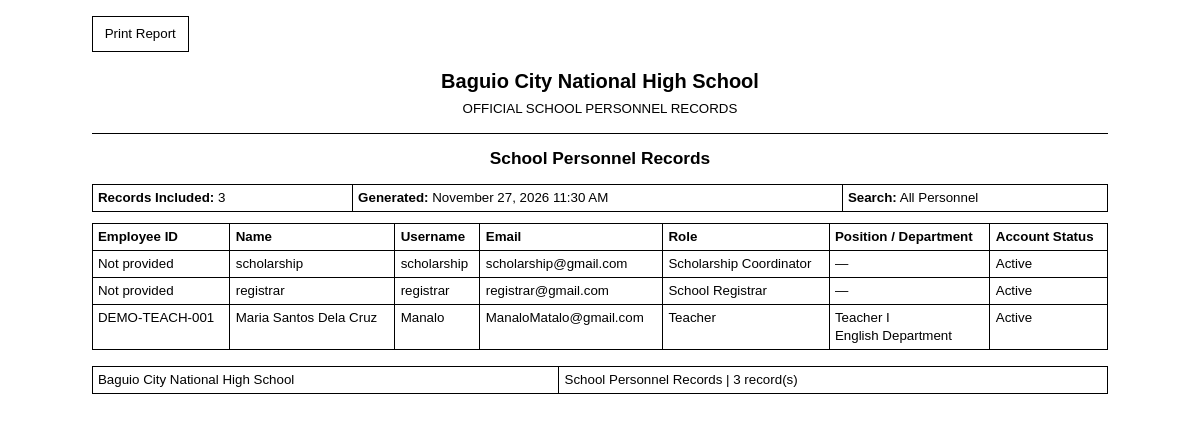
Screenshot of /admin/staff_records_report.php (signed in) with the database file from the repository.
### tables this page shows
CREATE TABLE `users` (
  `user_id` int(10) UNSIGNED NOT NULL,
  `role_id` int(10) UNSIGNED NOT NULL,
  `username` varchar(60) NOT NULL,
  `email` varchar(150) NOT NULL,
  `password_hash` varchar(255) NOT NULL,
  `account_status` enum('Active','Inactive','Locked') NOT NULL DEFAULT 'Active',
  `created_at` timestamp NOT NULL DEFAULT current_timestamp(),
  `updated_at` timestamp NULL DEFAULT NULL ON UPDATE current_timestamp()
);

CREATE TABLE `roles` (
  `role_id` int(10) UNSIGNED NOT NULL,
  `role_name` varchar(60) NOT NULL
);

CREATE TABLE `staff_profiles` (
  `staff_profile_id` int(10) UNSIGNED NOT NULL,
  `user_id` int(10) UNSIGNED NOT NULL,
  `employee_id` varchar(30) NOT NULL,
  `first_name` varchar(100) NOT NULL,
  `middle_name` varchar(100) DEFAULT NULL,
  `last_name` varchar(100) NOT NULL,
  `birth_date` date DEFAULT NULL,
  `contact_number` varchar(30) DEFAULT NULL,
  `address` text DEFAULT NULL,
  `position_title` varchar(100) DEFAULT NULL,
  `department` varchar(100) DEFAULT NULL,
  `employment_type` varchar(50) DEFAULT NULL,
  `hire_date` date DEFAULT NULL,
  `employment_status` enum('Active','On Leave','Resigned','Retired') NOT NULL DEFAULT 'Active',
  `created_at` timestamp NOT NULL DEFAULT current_timestamp(),
  `updated_at` timestamp NOT NULL DEFAULT current_timestamp() ON UPDATE current_timestamp()
);

### includes/functions.php (called while the page is built, shortened)
<?php
function e(?string $value): string
{
    return htmlspecialchars($value ?? '', ENT_QUOTES, 'UTF-8');
}

### admin/staff_records_report.php (the view, shortened to what this page needs)
<?php
require_once __DIR__ . '/../includes/bootstrap.php';
$search = trim($_GET['search'] ?? '');
$sql = "SELECT
            u.user_id,
            u.username,
            u.email,
            u.account_status,
            r.role_name,
            sp.employee_id,
            sp.first_name,
            sp.middle_name,
            sp.last_name,
            sp.position_title,
            sp.department
        FROM users u
        INNER JOIN roles r ON r.role_id = u.role_id
        LEFT JOIN staff_profiles sp ON sp.user_id = u.user_id
        WHERE r.role_name IN (
            'School Registrar',
            'Teacher',
            'Enrollment Committee',
            'Scholarship Coordinator'
        )";
$params = [];
$sql .= " ORDER BY r.role_name ASC, sp.last_name ASC, u.username ASC";
$query = $pdo->prepare($sql);
$query->execute($params);
$staffMembers = $query->fetchAll(PDO::FETCH_ASSOC);
$download = isset($_GET['download']);
$generatedDate = date('F d, Y h:i A');
$reportTitle = 'School Personnel Records';
?>
<!DOCTYPE html>
<html lang="en"
      xmlns:o="urn:schemas-microsoft-com:office:office"
      xmlns:w="urn:schemas-microsoft-com:office:word">
<head>
</head>
<body>
    <?php if (!$download): ?>
        <div class="report-actions">
            <button type="button" onclick="window.print()">
                Print Report
            </button>
        </div>
    <?php endif; ?>
    <main class="report-page">
        <header class="report-header">
            <h1 class="school-name">
                Baguio City National High School
            </h1>
            <p class="school-subtitle">
                OFFICIAL SCHOOL PERSONNEL RECORDS
            </p>
        </header>
        <h2 class="report-title">
            <?= e($reportTitle) ?>
        </h2>
        <table class="report-details">
            <tr>
                <td>
                    <strong>Records Included:</strong>
                    <?= count($staffMembers) ?>
                </td>
                <td>
                    <strong>Generated:</strong>
                    <?= e($generatedDate) ?>
                </td>
                <td>
                    <strong>Search:</strong>
                    <?= $search !== '' ? e($search) : 'All Personnel' ?>
                </td>
            </tr>
        </table>
        <table class="report-table">
            <thead>
                <tr>
                    <th>Employee ID</th>
                    <th>Name</th>
                    <th>Username</th>
                    <th>Email</th>
                    <th>Role</th>
                    <th>Position / Department</th>
                    <th>Account Status</th>
                </tr>
            </thead>
            <tbody>
                <?php foreach ($staffMembers as $member): ?>
                    <?php
                    $fullName = trim(
                        ($member['first_name'] ?? '') . ' ' .
                        (!empty($member['middle_name']) ? $member['middle_name'] . ' ' : '') .
                        ($member['last_name'] ?? '')
                    );
                    ?>
                    <tr>
                        <td>
                            <?= e($member['employee_id'] ?? 'Not provided') ?>
                        </td>
                        <td>
                            <?= e($fullName !== '' ? $fullName : $member['username']) ?>
                        </td>
                        <td>
                            <?= e($member['username']) ?>
                        </td>
                        <td>
                            <?= e($member['email']) ?>
                        </td>
                        <td>
                            <?= e($member['role_name']) ?>
                        </td>
                        <td>
                            <?= e($member['position_title'] ?? '—') ?>
                            <?php if (!empty($member['department'])): ?>
                                <br>
                                <?= e($member['department']) ?>
                            <?php endif; ?>
                        </td>
                        <td>
                            <?= e($member['account_status']) ?>
                        </td>
                    </tr>
                <?php endforeach; ?>
            </tbody>
        </table>
        <table class="report-footer">
            <tr>
                <td>
                    Baguio City National High School
                </td>
                <td align="right">
                    School Personnel Records |
                    <?= count($staffMembers) ?> record(s)
                </td>
            </tr>
        </table>
    </main>
</body>
</html>

### rows the page displays
users: employee_id "Not provided", username "scholarship", email "scholarship@gmail.com", role.role_name "Scholarship Coordinator", position_title "—", account_status "Active"
users: employee_id "Not provided", username "registrar", email "registrar@gmail.com", role.role_name "School Registrar", position_title "—", account_status "Active"
users: staff_profiles.employee_id "DEMO-TEACH-001", staff_profiles.first_name+middle_name+last_name "Maria Santos Dela Cruz", username "Manalo", email "ManaloMatalo@gmail.com", role.role_name "Teacher", staff_profiles.position_title "Teacher I", staff_profiles.department "English Department", account_status "Active"

### other values shown
$reportTitle "School Personnel Records"
count($staffMembers) "3"
